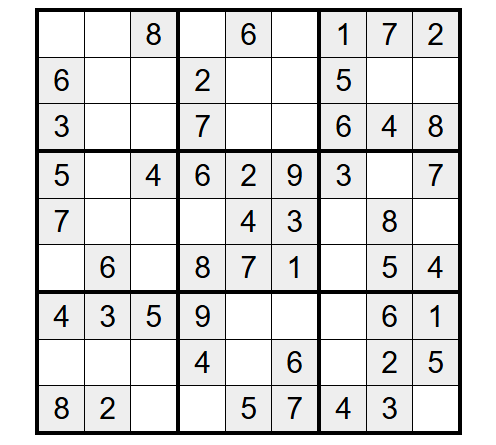
#> input picture uploaded.jpg, 496 x 445 px
$ python -i ocr_processing.py   (imports and definitions only)
#> lines starting #> are read from the running program, lines starting #| are printed output that depends on the picture; after the words box and inside, x2 and y2 are one past the last pixel; in counts of white or black regions, pixels touching at a corner belong together
import cv2
import pytesseract
import numpy as np

# Set Tesseract path (Uncomment for Windows)
# pytesseract.pytesseract.tesseract_cmd = r"C:\Program Files\Tesseract-OCR\tesseract.exe"

def order_points(pts):
    rect = np.zeros((4, 2), dtype="float32")
    s = pts.sum(axis=1)
    rect[0] = pts[np.argmin(s)]
    rect[2] = pts[np.argmax(s)]
    diff = np.diff(pts, axis=1)
    rect[1] = pts[np.argmin(diff)]
    rect[3] = pts[np.argmax(diff)]
    return rect

def extract_sudoku_grid(image_path):
#> called with image_path = 'uploaded.jpg'
    try:
        img = cv2.imread(image_path)
#> img is the input picture: shape (445, 496, 3); mean B, G, R 220.9, 220.8, 220.8
        if img is None:
            raise ValueError("Invalid image")

        gray = cv2.cvtColor(img, cv2.COLOR_BGR2GRAY)
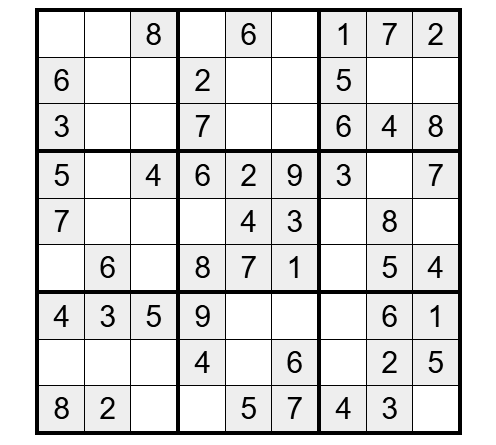
#> gray: shape (445, 496); min 0, max 255, mean 220.8
        blur = cv2.GaussianBlur(gray, (5, 5), 0)
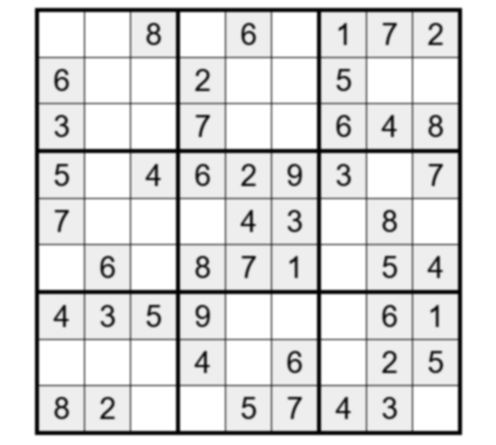
#> blur: shape (445, 496); min 1, max 255, mean 220.8
        thresh = cv2.adaptiveThreshold(blur, 255, cv2.ADAPTIVE_THRESH_GAUSSIAN_C,
                                      cv2.THRESH_BINARY_INV, 11, 2)
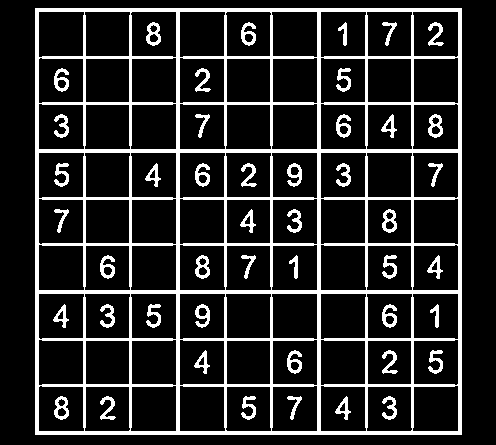
#> thresh: shape (445, 496); 15.9% white; 47 white regions, largest, box (x1, y1, x2, y2) and area: (35, 8, 462, 435) 27463, (146, 22, 161, 46) 192, (241, 22, 256, 46) 192

        contours, _ = cv2.findContours(thresh, cv2.RETR_EXTERNAL, cv2.CHAIN_APPROX_SIMPLE)
#> contours = [[[35, 8], [35, 434], [461, 434], [461, 8]]]
        if not contours:
            raise ValueError("No grid found")

        largest_contour = max(contours, key=cv2.contourArea)
#> largest_contour = [[35, 8], [35, 434], [461, 434], [461, 8]]
        epsilon = 0.02 * cv2.arcLength(largest_contour, True)
#> epsilon = 34.08
        approx = cv2.approxPolyDP(largest_contour, epsilon, True)
#> approx = [[35, 8], [35, 434], [461, 434], [461, 8]]

        if len(approx) != 4:
            raise ValueError("Grid not detected")

        pts = order_points(approx.reshape(4, 2))
#> in order_points, `s = pts.sum(axis=1)`: s = [43, 469, 895, 469]
#> in order_points, `diff = np.diff(pts, axis=1)`: diff = [-27, 399, -27, -453]
#> pts = [[35, 8], [461, 8], [461, 434], [35, 434]]
        width = int(max(np.linalg.norm(pts[0]-pts[1]), np.linalg.norm(pts[2]-pts[3])))
#> width = 426
        height = int(max(np.linalg.norm(pts[1]-pts[2]), np.linalg.norm(pts[3]-pts[0])))
#> height = 426

        dst = np.array([[0,0], [width-1,0], [width-1,height-1], [0,height-1]], dtype="float32")
#> dst = [[0, 0], [425, 0], [425, 425], [0, 425]]
        M = cv2.getPerspectiveTransform(pts, dst)
#> M = [[0.998, -6.06e-18, -34.92], [1.93e-18, 0.998, -7.98], [1.77e-19, 0, 1]]
        warp = cv2.warpPerspective(gray, M, (width, height))
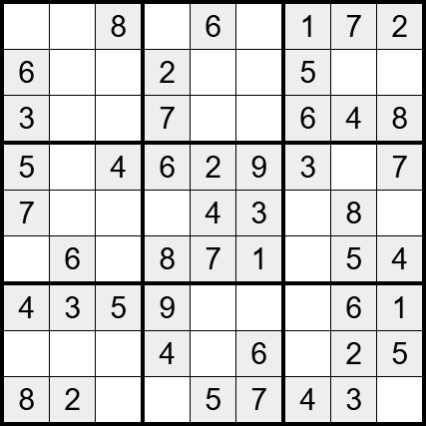
#> warp: shape (426, 426); min 0, max 255, mean 213.6

        grid = []
        cell_size = width // 9
#> cell_size = 47
        margin = cell_size // 10
#> margin = 4

        for row in range(9):
            grid_row = []
            for col in range(9):
                x1 = col * cell_size + margin
                y1 = row * cell_size + margin
                cell = warp[y1:y1+cell_size-margin, x1:x1+cell_size-margin]
                cell = cv2.resize(cell, (48, 48))
                _, cell = cv2.threshold(cell, 0, 255, cv2.THRESH_BINARY_INV + cv2.THRESH_OTSU)

                text = pytesseract.image_to_string(cell, config='--psm 10 -c tessedit_char_whitelist=0123456789').strip()
                grid_row.append(int(text) if text.isdigit() else 0)
            grid.append(grid_row)
#> cell: shape (48, 48); every value is 0
#> after the loop, grid = []

        return grid

    except Exception as e:
        raise RuntimeError(f"OCR Error: {str(e)}")

#> (the run stopped early here; a loop or call above may not have finished)
